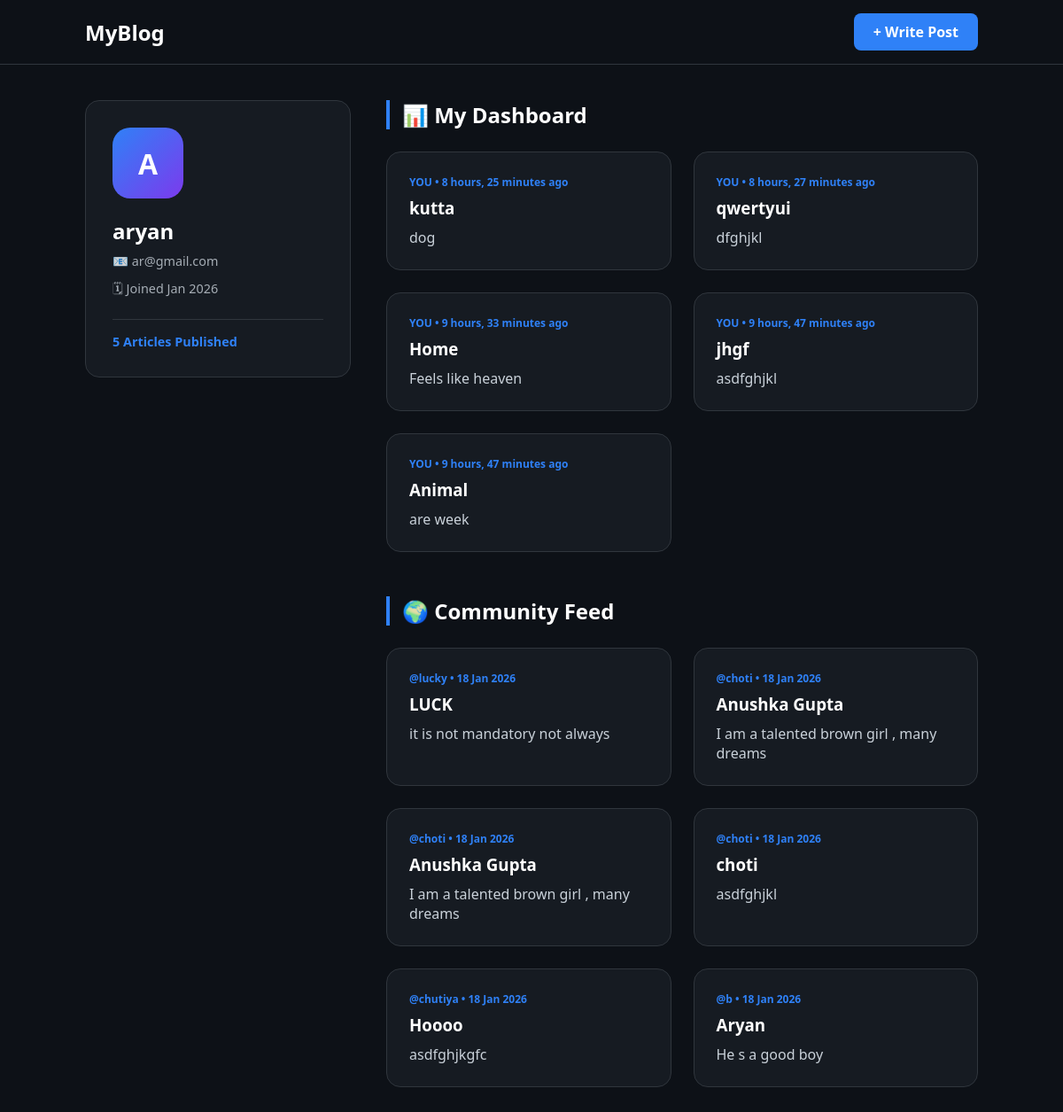
/base/ (signed in), run on the app's committed database.
### post/models.py (models this page shows, shortened)
class Post(models.Model):
    author = models.ForeignKey(
        User,
        on_delete=models.CASCADE,
        related_name="posts"
    )
    title = models.CharField(max_length=200)
    content = models.TextField()
    created_at = models.DateTimeField(auto_now_add=True)

### post/views.py (the view, shortened to what this page needs)
# urls.py: path('base/', views.base , name = 'base'),
@login_required(login_url='loginn')
def base(request):
    all_posts = Post.objects.exclude(author=request.user).order_by('-created_at')
    my_posts = Post.objects.filter(author=request.user).order_by('-created_at')
    return render(
        request,
        "post/base.html",
        {
            "all_posts": all_posts,
            "my_posts": my_posts
        }
    )

### post/templates/post/base.html (shortened to what this page needs)
<!doctype html>
<html lang="en">
  <head>
  </head>
  <body>
    <nav>
      <div class="logo"><a href="{% url 'landing' %}">MyBlog</a></div>
      <label for="modal-toggle" class="btn-create">+ Write Post</label>
    </nav>
    <div class="layout">
      <aside class="profile-box">
        <div class="avatar">{{ user.username|first|upper }}</div>
        <h2>{{ user.username }}</h2>
        <p>📧 {{ user.email }}</p>
        <p>🗓 Joined {{ user.date_joined|date:"M Y" }}</p>
        <div class="stats">{{ my_posts.count }} Articles Published</div>
      </aside>
      <main class="content-area">
        <section>
          <h2 class="section-title">📊 My Dashboard</h2>
          <div class="grid">
            {% for post in my_posts %}
            <article class="post-card">
              <span class="card-meta"
                >YOU • {{ post.created_at|timesince }} ago</span
              >
              <h3>{{ post.title }}</h3>
              <p>{{ post.content|truncatewords:20 }}</p>
            </article>
            {% empty %}
            <p>You haven’t posted anything yet.</p>
            {% endfor %}
          </div>
        </section>
        <section>
          <h2 class="section-title">🌍 Community Feed</h2>
          <div class="grid">
            {% for post in all_posts %}
            <article class="post-card">
              <span class="card-meta">
                <a
                  href="{% url 'user_profile' post.author.username %}"
                  style="
                    color: var(--accent);
                    font-weight: 600;
                    text-decoration: none;
                  "
                >
                  @{{ post.author.username }}
                </a>
                • {{ post.created_at|date:"d M Y" }}
              </span>
              <h3>{{ post.title }}</h3>
              <p>{{ post.content|truncatewords:20 }}</p>
            </article>
            {% empty %}
            <p>No community posts yet.</p>
            {% endfor %}
          </div>
        </section>
      </main>
    </div>
  </body>
</html>

### post/templates/post/base.html (style rules this page uses)
:root { --bg: #0d1117; --card: #161b22; --accent: #2f81f7; --text-main: #c9d1d9; --text-bright: #ffffff; --border: #30363d; }
* { margin: 0; padding: 0; box-sizing: border-box; font-family: "Segoe UI", system-ui, sans-serif; }
body { background: var(--bg); color: var(--text-main); }
nav { display: flex; justify-content: space-between; align-items: center; padding: 15px 8%; border-bottom: 1px solid var(--border); position: sticky; top: 0; background: var(--bg); z-index: 100; }
.logo a { color: white; font-size: 1.5rem; font-weight: bold; text-decoration: none; }
.btn-create { background: var(--accent); color: white; border: none; padding: 10px 22px; border-radius: 8px; cursor: pointer; font-weight: 600; }
.layout { display: grid; grid-template-columns: 300px 1fr; gap: 40px; padding: 40px 8%; }
.profile-box { background: var(--card); border: 1px solid var(--border); border-radius: 16px; padding: 30px; height: fit-content; position: sticky; top: 110px; }
.avatar { width: 80px; height: 80px; border-radius: 20px; background: linear-gradient(135deg, var(--accent), #7c3aed); display: grid; place-items: center; color: white; font-size: 2rem; font-weight: bold; margin-bottom: 20px; }
.profile-box h2 { color: white; margin-bottom: 8px; }
.profile-box p { font-size: 0.9rem; opacity: 0.8; margin-bottom: 12px; }
.stats { margin-top: 20px; padding-top: 15px; border-top: 1px solid var(--border); font-size: 0.9rem; color: var(--accent); font-weight: 600; }
.content-area { display: flex; flex-direction: column; gap: 50px; }
.section-title { color: white; font-size: 1.5rem; margin-bottom: 25px; border-left: 4px solid var(--accent); padding-left: 14px; }
.grid { display: grid; grid-template-columns: repeat(auto-fill, minmax(320px, 1fr)); gap: 25px; }
.post-card { background: var(--card); border: 1px solid var(--border); border-radius: 16px; padding: 25px; transition: 0.3s; }
.card-meta { font-size: 0.75rem; color: var(--accent); font-weight: bold; margin-bottom: 8px; display: block; }
.post-card h3 { color: white; margin-bottom: 10px; }

### data on the page
Post: created_at "8 hours, 25 minutes", title "kutta", content "dog"
Post: created_at "8 hours, 27 minutes", title "qwertyui", content "dfghjkl"
Post: created_at "9 hours, 33 minutes", title "Home", content "Feels like heaven"
Post: created_at "9 hours, 47 minutes", title "jhgf", content "asdfghjkl"
Post: created_at "9 hours, 47 minutes", title "Animal", content "are week"
Post: author.username "lucky", created_at "18 Jan 2026", title "LUCK", content "it is not mandatory not always"
Post: author.username "choti", created_at "18 Jan 2026", title "Anushka Gupta", content "I am a talented brown girl , many dreams"
Post: author.username "choti", created_at "18 Jan 2026", title "Anushka Gupta", content "I am a talented brown girl , many dreams"
Post: author.username "choti", created_at "18 Jan 2026", title "choti", content "asdfghjkl"
Post: author.username "chutiya", created_at "18 Jan 2026", title "Hoooo", content "asdfghjkgfc"
Post: author.username "b", created_at "18 Jan 2026", title "Aryan", content "He s a good boy"

### other printed values
{{ user.username|first|upper }} "A"
{{ user.username }} "aryan"
{{ user.email }} "ar@gmail.com"
{{ user.date_joined|date:"M Y" }} "Jan 2026"
{{ my_posts.count }} "5"
